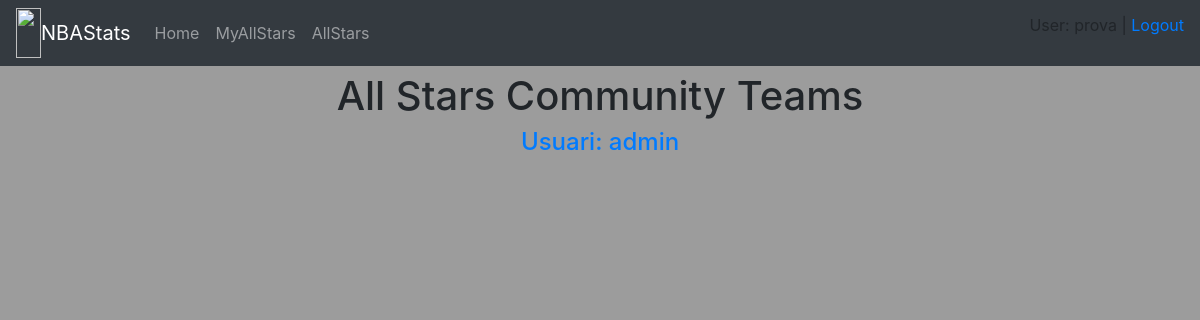
Before: /allstars/ (signed in) with the older database file.
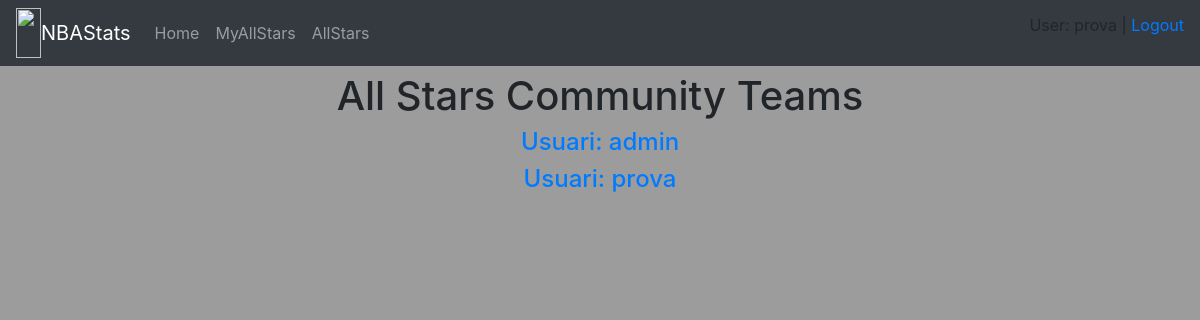
After: the same page with the newer database file.
### NBAstats/models.py (models this page shows, shortened)
class AllStars(models.Model):
    user_id = models.ForeignKey(User, blank=False, unique=True, on_delete=models.CASCADE)
    player_1 = models.ForeignKey(Player, related_name='player_1', null=True, blank=True, on_delete=models.SET_NULL)
    player_2 = models.ForeignKey(Player, related_name='player_2', null=True, blank=True, on_delete=models.SET_NULL)
    player_3 = models.ForeignKey(Player, related_name='player_3', null=True, blank=True, on_delete=models.SET_NULL)
    player_4 = models.ForeignKey(Player, related_name='player_4', null=True, blank=True, on_delete=models.SET_NULL)
    player_5 = models.ForeignKey(Player, related_name='player_5', null=True, blank=True, on_delete=models.SET_NULL)
    player_6 = models.ForeignKey(Player, related_name='player_6', null=True, blank=True, on_delete=models.SET_NULL)
    player_7 = models.ForeignKey(Player, related_name='player_7', null=True, blank=True, on_delete=models.SET_NULL)
    player_8 = models.ForeignKey(Player, related_name='player_8', null=True, blank=True, on_delete=models.SET_NULL)
    player_9 = models.ForeignKey(Player, related_name='player_9', null=True, blank=True, on_delete=models.SET_NULL)
    player_10 = models.ForeignKey(Player, related_name='player_10', null=True, blank=True, on_delete=models.SET_NULL)
    player_11 = models.ForeignKey(Player, related_name='player_11', null=True, blank=True, on_delete=models.SET_NULL)
    player_12 = models.ForeignKey(Player, related_name='player_12', null=True, blank=True, on_delete=models.SET_NULL)

### NBAstats/views.py (the view)
# urls.py: path('allstars/', views.AllAllStars, name='all_all_stars'),
def AllAllStars(request):
    context = {}
    context['title'] = 'Community All Stars'
    context['all_stars_teams'] = AllStars.objects.all()
    if not request.user.is_authenticated:
        context['allstars'] = False
    else:
        context['allstars'] = AllStars.objects.filter(user_id=request.user).exists()
    return render(request, 'NBAstats/all_stars.html', context)

### NBAstats/templates/NBAstats/all_stars.html
{%  extends 'NBAstats/base.html' %}
{% load static %}
{% block content %}
    <h1><center/>All Stars Community Teams<center/></h1>
    {% for x in all_stars_teams %}
      <h4><center><a href="user/{{ x.pk }}"> Usuari: {{x.user_id.username}}</a><center/></h4>
    {% endfor %}
{%  endblock %}

### NBAstats/templates/NBAstats/base.html (shortened to what this page needs)
<!DOCTYPE html>
<html lang="en">
<head>
    <link rel="stylesheet" href="https://stackpath.bootstrapcdn.com/bootstrap/4.3.1/css/bootstrap.min.css">
</head>
<nav class="navbar fixed-top navbar-expand-sm navbar-dark bg-dark">
    <ul class="navbar-nav">
      <img src="https://cdn.freebiesupply.com/images/large/2x/nba-logo-transparent.png" height="50" width="25"/>
    </ul>
    <span class="navbar-brand">NBAStats</span>
    <ul class="navbar-nav">
        <a class="nav-link" href="{% url 'home' %}">Home</a>
    </ul>
    <ul class="navbar-nav">
        <a class="nav-link" href="{% url 'my_all_stars' %}">MyAllStars</a>
    </ul>
    <ul class="navbar-nav mr-auto">
        <a class="nav-link" href="{% url 'all_all_stars' %}">AllStars</a>
    </ul>
    <ul class="navbar-nav">
      {% block header %}
          {% if user.is_authenticated %}
              <p>User: {{ user.username }} | <a href="{% url 'logout' %}">Logout</a></p>
          {% else %}
              <p><a href="{% url 'login' %}">Login</a></p>
          {% endif %}
      {% endblock %}
    </ul>
</nav>
<body>
  <div>
      {% block content %}
      {%  endblock %}
  </div>
</body>
</html>

### NBAstats/templates/NBAstats/base.html (style rules this page uses)
body { background-color: #9C9C9C; }

Changed rows visible on the page:
added AllStars: user_id.username "prova"
